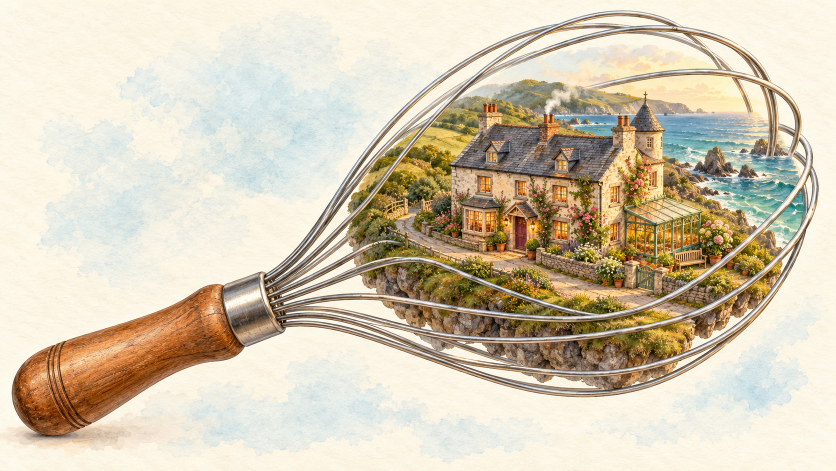
#> input picture art-inbox/inn-exterior/whisk-inn-master.png, 1672 x 941 px (shown at 1/2 size)
$ python front_door_film.py ../art-inbox/chiapothecary/01-counter-drawers.png
#> lines starting #> are read from the running program, lines starting #| are printed output that depends on the picture
"""
The home page's door film (docs/front-door-spec.md): the storybook picture of the Inn in its whisk
swirls in toward the front door, dissolves into the rendered door, the door opens and the camera
steps into the entrance hall, ending exactly where the live panorama takes over.

Run with plain Python after the door frames are rendered
(blender/hallway_build.py -- --door-film=landscape, and =portrait):
  python -I blender/front_door_film.py [--preview]

Frame 0 of each film is the picture exactly as the page shows it, so the click can start the film
without a visible jump. Portrait films put the landscape picture on a tall sheet of the same paper
until a portrait picture exists.

Writes blender/explore/assets/front-door/: film-landscape.mp4, film-portrait.mp4 and the matching
still images (picture-*.webp for the first frame, hall-*.webp for the last).
--preview writes only the swirl, small, to blender/out/door-film/swirl-preview-*.mp4.
"""
import os
import shutil
import subprocess
import sys
import tempfile

import numpy as np
from PIL import Image, ImageFilter

PREVIEW = "--preview" in sys.argv
HERE = os.path.dirname(os.path.abspath(__file__))
MASTER = os.path.join(os.path.dirname(HERE), "art-inbox", "inn-exterior", "whisk-inn-master.png")
# The tall version for phones (ChatGPT, 19 Oct): the whisk upright, the Inn in its balloon. Without it, portrait
# films put the landscape picture on a tall sheet of paper
PORTRAIT = os.path.join(os.path.dirname(HERE), "art-inbox", "inn-exterior", "whisk-inn-portrait.png")
DOOR_PORTRAIT = (0.431, 0.412)   # its front door, measured
FRAMES = os.path.join(HERE, "out", "door-film")
SITE = os.path.join(HERE, "explore", "assets", "front-door")
FPS = 24
SWIRL = 60                 # frames of swirl before the dissolve (2.5 s)
DISSOLVE = 12              # frames where the picture, still rushing in, fades into the rendered door
DOOR = (0.623, 0.494)      # the front door's centre in the picture, as a fraction of its size
ZOOM_END = {"landscape": 16.0, "portrait": 22.0}   # how close the picture gets by the end of the dissolve (the door fills the frame)
ONLY = next((a.split("=", 1)[1] for a in sys.argv if a.startswith("--only=")), None)   # build one shape: landscape or portrait
SUB = 3                    # samples per frame for motion blur
SHAPES = {"landscape": (1920, 1080), "portrait": (1080, 1920)}


def paper_colour(img):
    a = np.asarray(img, dtype=np.float32)
    edge = np.concatenate([a[:8].reshape(-1, 3), a[-8:].reshape(-1, 3), a[:, :8].reshape(-1, 3), a[:, -8:].reshape(-1, 3)])
    return tuple(int(v) for v in np.median(edge, axis=0))


def canvas(shape, scale=1):
    """The first frame as the page shows it, at `scale` times the film's size, and where the door is on it."""
#> called with shape = 'landscape', scale = 2
    W, H = SHAPES[shape]
    W, H = W * scale, H * scale
    pic = Image.open(MASTER).convert("RGB")
#> pic is the input picture: PIL image 1672x941 RGB; mean R, G, B 211.4, 200.1, 178
    paper = paper_colour(pic)
#> paper = (252, 246, 229)
    if shape == "landscape":
        return pic.resize((W, H), Image.LANCZOS), (DOOR[0] * W, DOOR[1] * H), paper
    if os.path.exists(PORTRAIT):
        tall = Image.open(PORTRAIT).convert("RGB")
        return tall.resize((W, H), Image.LANCZOS), (DOOR_PORTRAIT[0] * W, DOOR_PORTRAIT[1] * H), paper_colour(tall)
    # Portrait: the picture across 84% of the width, centred, its edges feathered into plain paper
    pw = int(W * 0.84)
    ph = round(pw * pic.height / pic.width)
    pic = pic.resize((pw, ph), Image.LANCZOS)
    mask = Image.new("L", (pw, ph), 0)
    f = int(pw * 0.04)
    mask.paste(255, (f, f, pw - f, ph - f))
    mask = mask.filter(ImageFilter.GaussianBlur(f / 2))
    out = Image.new("RGB", (W, H), paper)
    x0, y0 = (W - pw) // 2, (H - ph) // 2
    out.paste(pic, (x0, y0), mask)
    return out, (x0 + DOOR[0] * pw, y0 + DOOR[1] * ph), paper


# [14 lines left out: function bilinear, not called in this run]


def ease(t):
    return t * t * (3 - 2 * t)


# [25 lines left out: function swirl_frame, not called in this run]


def make(shape, tmp):
    W, H = SHAPES[shape]
    if PREVIEW:
        W, H = W // 2, H // 2
    scale = 2
    img, door, paper = canvas(shape, scale)
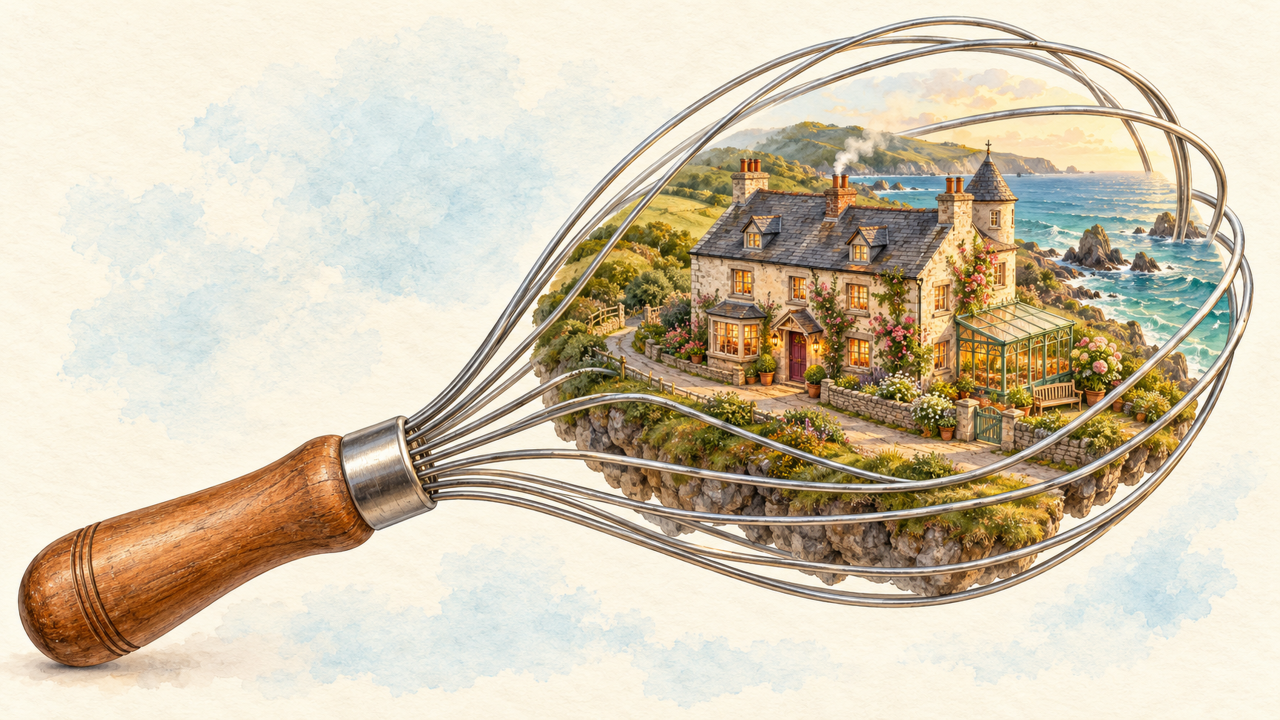
#> img: PIL image 3840x2160 RGB (shown at 1/3 size); mean R, G, B 211.4, 200.1, 178
#> door = (2392.3, 1067); paper = (252, 246, 229)
    if PREVIEW:
        img = img.resize((W * scale, H * scale), Image.LANCZOS)
        door = (door[0] / 2, door[1] / 2)
    src = np.asarray(img, dtype=np.float32)
    fill = np.array(paper, dtype=np.float32)
#> fill = [252, 246, 229]
    door_dir = os.path.join(FRAMES, shape)
#> (the run stopped early here; a loop or call above may not have finished)
